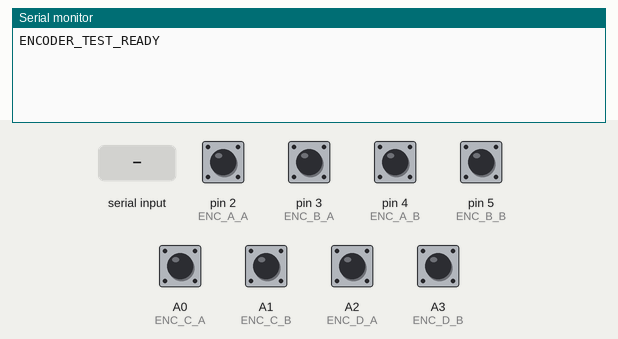
The sketch below on a simulated Arduino Uno, built with avr-gcc and run on an emulated ATmega328P. Parts: the last lines printed to the serial monitor. Inputs (shaded band) come from the test bench; at power-on: A0 (ENC_C_A), A1 (ENC_C_B), A2 (ENC_D_A), A3 (ENC_D_B), pin 2 (ENC_A_A), pin 3 (ENC_B_A), pin 4 (ENC_A_B), pin 5 (ENC_B_B) HIGH.

Above: at 1.2 s.
1.3 s: "E" received over Serial
At 2.0 s:
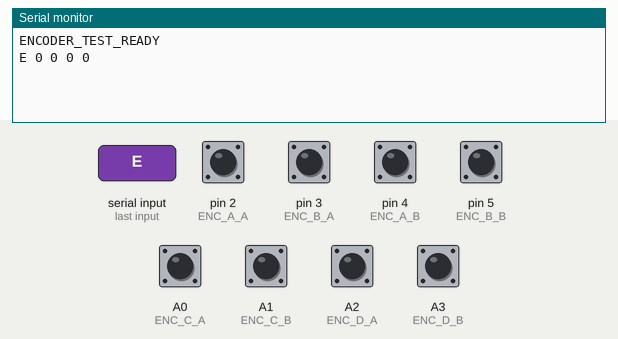
2.8 s: "R" received over Serial
At 3.2 s:
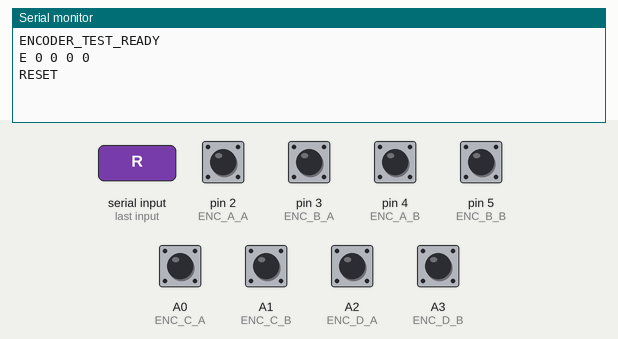
4.3 s: "?" received over Serial
At 5.5 s:
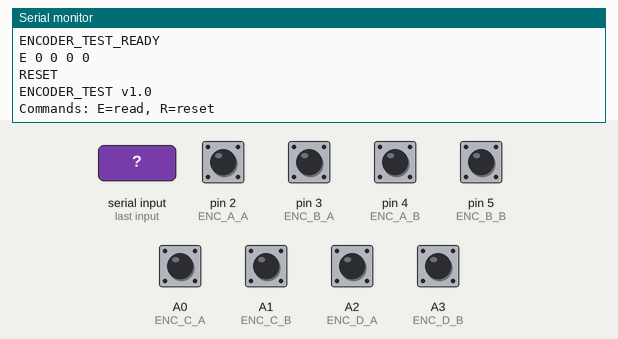

Measured:
- after the input at 1.3 s, the serial monitor: prints a new line at once (image 1)
- after the input at 2.8 s, the serial monitor: prints a new line at once (image 2)
- after the input at 4.3 s, the serial monitor: prints a new line at once (image 3)

The sketch:

encoder_test.ino
```cpp
/*
 * encoder_test.ino - 엔코더만 테스트 (PCA9685 없이)
 */

#define ENC_A_A 2
#define ENC_A_B 4
#define ENC_B_A 3
#define ENC_B_B 5
#define ENC_C_A A0
#define ENC_C_B A1
#define ENC_D_A A2
#define ENC_D_B A3

volatile long enc[4] = {0, 0, 0, 0};
volatile byte lastState[4] = {0, 0, 0, 0};

void setup() {
  Serial.begin(115200);

  pinMode(ENC_A_A, INPUT_PULLUP);
  pinMode(ENC_A_B, INPUT_PULLUP);
  pinMode(ENC_B_A, INPUT_PULLUP);
  pinMode(ENC_B_B, INPUT_PULLUP);
  pinMode(ENC_C_A, INPUT_PULLUP);
  pinMode(ENC_C_B, INPUT_PULLUP);
  pinMode(ENC_D_A, INPUT_PULLUP);
  pinMode(ENC_D_B, INPUT_PULLUP);

  lastState[0] = (digitalRead(ENC_A_A) << 1) | digitalRead(ENC_A_B);
  lastState[1] = (digitalRead(ENC_B_A) << 1) | digitalRead(ENC_B_B);
  lastState[2] = (digitalRead(ENC_C_A) << 1) | digitalRead(ENC_C_B);
  lastState[3] = (digitalRead(ENC_D_A) << 1) | digitalRead(ENC_D_B);

  attachInterrupt(digitalPinToInterrupt(2), encA_ISR, CHANGE);
  attachInterrupt(digitalPinToInterrupt(3), encB_ISR, CHANGE);

  Serial.println("ENCODER_TEST_READY");
}

void encA_ISR() {
  byte state = (digitalRead(ENC_A_A) << 1) | digitalRead(ENC_A_B);
  byte prev = lastState[0];

  if ((prev==0b00 && state==0b01) || (prev==0b01 && state==0b11) ||
      (prev==0b11 && state==0b10) || (prev==0b10 && state==0b00)) {
    enc[0]++;
  } else if ((prev==0b00 && state==0b10) || (prev==0b10 && state==0b11) ||
             (prev==0b11 && state==0b01) || (prev==0b01 && state==0b00)) {
    enc[0]--;
  }
  lastState[0] = state;
}

void encB_ISR() {
  byte state = (digitalRead(ENC_B_A) << 1) | digitalRead(ENC_B_B);
  byte prev = lastState[1];

  if ((prev==0b00 && state==0b01) || (prev==0b01 && state==0b11) ||
      (prev==0b11 && state==0b10) || (prev==0b10 && state==0b00)) {
    enc[1]++;
  } else if ((prev==0b00 && state==0b10) || (prev==0b10 && state==0b11) ||
             (prev==0b11 && state==0b01) || (prev==0b01 && state==0b00)) {
    enc[1]--;
  }
  lastState[1] = state;
}

void pollEncodersCD() {
  // Motor C
  byte state = (digitalRead(ENC_C_A) << 1) | digitalRead(ENC_C_B);
  byte prev = lastState[2];
  if (state != prev) {
    if ((prev==0b00 && state==0b01) || (prev==0b01 && state==0b11) ||
        (prev==0b11 && state==0b10) || (prev==0b10 && state==0b00)) {
      enc[2]++;
    } else if ((prev==0b00 && state==0b10) || (prev==0b10 && state==0b11) ||
               (prev==0b11 && state==0b01) || (prev==0b01 && state==0b00)) {
      enc[2]--;
    }
    lastState[2] = state;
  }

  // Motor D
  state = (digitalRead(ENC_D_A) << 1) | digitalRead(ENC_D_B);
  prev = lastState[3];
  if (state != prev) {
    if ((prev==0b00 && state==0b01) || (prev==0b01 && state==0b11) ||
        (prev==0b11 && state==0b10) || (prev==0b10 && state==0b00)) {
      enc[3]++;
    } else if ((prev==0b00 && state==0b10) || (prev==0b10 && state==0b11) ||
               (prev==0b11 && state==0b01) || (prev==0b01 && state==0b00)) {
      enc[3]--;
    }
    lastState[3] = state;
  }
}

void loop() {
  pollEncodersCD();

  if (Serial.available()) {
    char c = Serial.read();

    if (c == 'E' || c == 'e') {
      noInterrupts();
      Serial.print("E ");
      Serial.print(enc[0]); Serial.print(" ");
      Serial.print(enc[1]); Serial.print(" ");
      Serial.print(enc[2]); Serial.print(" ");
      Serial.println(enc[3]);
      interrupts();
    }
    else if (c == 'R' || c == 'r') {
      noInterrupts();
      enc[0] = enc[1] = enc[2] = enc[3] = 0;
      interrupts();
      Serial.println("RESET");
    }
    else if (c == '?') {
      Serial.println("ENCODER_TEST v1.0");
      Serial.println("Commands: E=read, R=reset");
    }
  }
}
```
